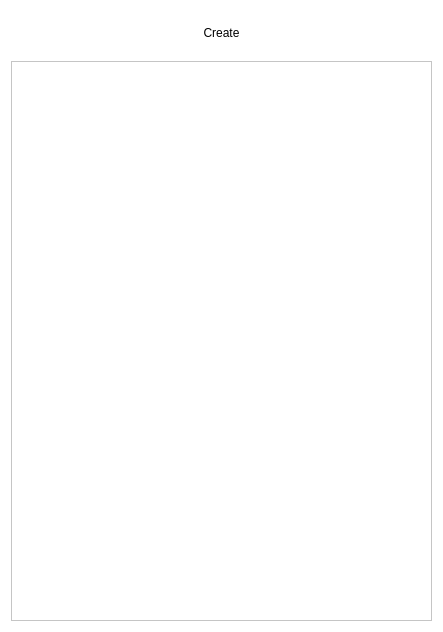
<?xml version="1.0" encoding="UTF-8"?>
<ui version="4.0">
 <class>AlbumListWidget</class>
 <widget class="QWidget" name="AlbumListWidget">
  <property name="geometry">
   <rect>
    <x>0</x>
    <y>0</y>
    <width>443</width>
    <height>632</height>
   </rect>
  </property>
  <property name="palette">
   <palette>
    <active>
     <colorrole role="Button">
      <brush brushstyle="SolidPattern">
       <color alpha="255">
        <red>255</red>
        <green>255</green>
        <blue>255</blue>
       </color>
      </brush>
     </colorrole>
     <colorrole role="Mid">
      <brush brushstyle="SolidPattern">
       <color alpha="255">
        <red>255</red>
        <green>255</green>
        <blue>255</blue>
       </color>
      </brush>
     </colorrole>
     <colorrole role="ButtonText">
      <brush brushstyle="SolidPattern">
       <color alpha="255">
        <red>0</red>
        <green>0</green>
        <blue>0</blue>
       </color>
      </brush>
     </colorrole>
     <colorrole role="Base">
      <brush brushstyle="SolidPattern">
       <color alpha="255">
        <red>255</red>
        <green>255</green>
        <blue>255</blue>
       </color>
      </brush>
     </colorrole>
     <colorrole role="Window">
      <brush brushstyle="SolidPattern">
       <color alpha="255">
        <red>255</red>
        <green>255</green>
        <blue>255</blue>
       </color>
      </brush>
     </colorrole>
     <colorrole role="Shadow">
      <brush brushstyle="SolidPattern">
       <color alpha="255">
        <red>255</red>
        <green>255</green>
        <blue>255</blue>
       </color>
      </brush>
     </colorrole>
    </active>
    <inactive>
     <colorrole role="Button">
      <brush brushstyle="SolidPattern">
       <color alpha="255">
        <red>255</red>
        <green>255</green>
        <blue>255</blue>
       </color>
      </brush>
     </colorrole>
     <colorrole role="Mid">
      <brush brushstyle="SolidPattern">
       <color alpha="255">
        <red>255</red>
        <green>255</green>
        <blue>255</blue>
       </color>
      </brush>
     </colorrole>
     <colorrole role="ButtonText">
      <brush brushstyle="SolidPattern">
       <color alpha="255">
        <red>0</red>
        <green>0</green>
        <blue>0</blue>
       </color>
      </brush>
     </colorrole>
     <colorrole role="Base">
      <brush brushstyle="SolidPattern">
       <color alpha="255">
        <red>255</red>
        <green>255</green>
        <blue>255</blue>
       </color>
      </brush>
     </colorrole>
     <colorrole role="Window">
      <brush brushstyle="SolidPattern">
       <color alpha="255">
        <red>255</red>
        <green>255</green>
        <blue>255</blue>
       </color>
      </brush>
     </colorrole>
     <colorrole role="Shadow">
      <brush brushstyle="SolidPattern">
       <color alpha="255">
        <red>255</red>
        <green>255</green>
        <blue>255</blue>
       </color>
      </brush>
     </colorrole>
    </inactive>
    <disabled>
     <colorrole role="Button">
      <brush brushstyle="SolidPattern">
       <color alpha="255">
        <red>255</red>
        <green>255</green>
        <blue>255</blue>
       </color>
      </brush>
     </colorrole>
     <colorrole role="Mid">
      <brush brushstyle="SolidPattern">
       <color alpha="255">
        <red>255</red>
        <green>255</green>
        <blue>255</blue>
       </color>
      </brush>
     </colorrole>
     <colorrole role="Base">
      <brush brushstyle="SolidPattern">
       <color alpha="255">
        <red>255</red>
        <green>255</green>
        <blue>255</blue>
       </color>
      </brush>
     </colorrole>
     <colorrole role="Window">
      <brush brushstyle="SolidPattern">
       <color alpha="255">
        <red>255</red>
        <green>255</green>
        <blue>255</blue>
       </color>
      </brush>
     </colorrole>
     <colorrole role="Shadow">
      <brush brushstyle="SolidPattern">
       <color alpha="255">
        <red>255</red>
        <green>255</green>
        <blue>255</blue>
       </color>
      </brush>
     </colorrole>
    </disabled>
   </palette>
  </property>
  <property name="windowTitle">
   <string>Form</string>
  </property>
  <property name="styleSheet">
   <string notr="true"/>
  </property>
  <layout class="QVBoxLayout" name="verticalLayout">
   <item>
    <widget class="QFrame" name="frame">
     <property name="palette">
      <palette>
       <active>
        <colorrole role="Button">
         <brush brushstyle="SolidPattern">
          <color alpha="0">
           <red>0</red>
           <green>0</green>
           <blue>0</blue>
          </color>
         </brush>
        </colorrole>
        <colorrole role="Base">
         <brush brushstyle="SolidPattern">
          <color alpha="0">
           <red>0</red>
           <green>0</green>
           <blue>0</blue>
          </color>
         </brush>
        </colorrole>
        <colorrole role="Window">
         <brush brushstyle="SolidPattern">
          <color alpha="0">
           <red>0</red>
           <green>0</green>
           <blue>0</blue>
          </color>
         </brush>
        </colorrole>
       </active>
       <inactive>
        <colorrole role="Button">
         <brush brushstyle="SolidPattern">
          <color alpha="0">
           <red>0</red>
           <green>0</green>
           <blue>0</blue>
          </color>
         </brush>
        </colorrole>
        <colorrole role="Base">
         <brush brushstyle="SolidPattern">
          <color alpha="0">
           <red>0</red>
           <green>0</green>
           <blue>0</blue>
          </color>
         </brush>
        </colorrole>
        <colorrole role="Window">
         <brush brushstyle="SolidPattern">
          <color alpha="0">
           <red>0</red>
           <green>0</green>
           <blue>0</blue>
          </color>
         </brush>
        </colorrole>
       </inactive>
       <disabled>
        <colorrole role="Button">
         <brush brushstyle="SolidPattern">
          <color alpha="0">
           <red>0</red>
           <green>0</green>
           <blue>0</blue>
          </color>
         </brush>
        </colorrole>
        <colorrole role="Base">
         <brush brushstyle="SolidPattern">
          <color alpha="0">
           <red>0</red>
           <green>0</green>
           <blue>0</blue>
          </color>
         </brush>
        </colorrole>
        <colorrole role="Window">
         <brush brushstyle="SolidPattern">
          <color alpha="0">
           <red>0</red>
           <green>0</green>
           <blue>0</blue>
          </color>
         </brush>
        </colorrole>
       </disabled>
      </palette>
     </property>
     <property name="styleSheet">
      <string notr="true">QFrame {
    background-color: transparent; /* se funde con el fondo */
    border: none;
}</string>
     </property>
     <property name="frameShape">
      <enum>QFrame::Shape::StyledPanel</enum>
     </property>
     <property name="frameShadow">
      <enum>QFrame::Shadow::Raised</enum>
     </property>
     <layout class="QHBoxLayout" name="horizontalLayout">
      <item>
       <widget class="QPushButton" name="createAlbumButton">
        <property name="palette">
         <palette>
          <active>
           <colorrole role="Button">
            <brush brushstyle="SolidPattern">
             <color alpha="0">
              <red>0</red>
              <green>0</green>
              <blue>0</blue>
             </color>
            </brush>
           </colorrole>
           <colorrole role="Base">
            <brush brushstyle="SolidPattern">
             <color alpha="0">
              <red>0</red>
              <green>0</green>
              <blue>0</blue>
             </color>
            </brush>
           </colorrole>
           <colorrole role="Window">
            <brush brushstyle="SolidPattern">
             <color alpha="0">
              <red>0</red>
              <green>0</green>
              <blue>0</blue>
             </color>
            </brush>
           </colorrole>
           <colorrole role="Highlight">
            <brush brushstyle="SolidPattern">
             <color alpha="255">
              <red>39</red>
              <green>191</green>
              <blue>115</blue>
             </color>
            </brush>
           </colorrole>
          </active>
          <inactive>
           <colorrole role="Button">
            <brush brushstyle="SolidPattern">
             <color alpha="0">
              <red>0</red>
              <green>0</green>
              <blue>0</blue>
             </color>
            </brush>
           </colorrole>
           <colorrole role="Base">
            <brush brushstyle="SolidPattern">
             <color alpha="0">
              <red>0</red>
              <green>0</green>
              <blue>0</blue>
             </color>
            </brush>
           </colorrole>
           <colorrole role="Window">
            <brush brushstyle="SolidPattern">
             <color alpha="0">
              <red>0</red>
              <green>0</green>
              <blue>0</blue>
             </color>
            </brush>
           </colorrole>
           <colorrole role="Highlight">
            <brush brushstyle="SolidPattern">
             <color alpha="255">
              <red>39</red>
              <green>191</green>
              <blue>115</blue>
             </color>
            </brush>
           </colorrole>
          </inactive>
          <disabled>
           <colorrole role="Button">
            <brush brushstyle="SolidPattern">
             <color alpha="0">
              <red>0</red>
              <green>0</green>
              <blue>0</blue>
             </color>
            </brush>
           </colorrole>
           <colorrole role="Base">
            <brush brushstyle="SolidPattern">
             <color alpha="0">
              <red>0</red>
              <green>0</green>
              <blue>0</blue>
             </color>
            </brush>
           </colorrole>
           <colorrole role="Window">
            <brush brushstyle="SolidPattern">
             <color alpha="0">
              <red>0</red>
              <green>0</green>
              <blue>0</blue>
             </color>
            </brush>
           </colorrole>
           <colorrole role="Highlight">
            <brush brushstyle="SolidPattern">
             <color alpha="255">
              <red>39</red>
              <green>191</green>
              <blue>115</blue>
             </color>
            </brush>
           </colorrole>
          </disabled>
         </palette>
        </property>
        <property name="styleSheet">
         <string notr="true">QPushButton {
    background-color: transparent; /* sin color de fondo */
    border: none;                  /* sin borde */
    padding: 6px;
}

QPushButton:hover {
    background-color: rgba(255, 255, 102, 0.2); /* amarillo suave al pasar el cursor */
    border-radius: 6px;
}

QPushButton:pressed {
    background-color: rgba(255, 165, 0, 0.3); /* naranja transparente al pulsar */
}</string>
        </property>
        <property name="text">
         <string>Create</string>
        </property>
        <property name="icon">
         <iconset theme="QIcon::ThemeIcon::AddressBookNew"/>
        </property>
       </widget>
      </item>
     </layout>
    </widget>
   </item>
   <item>
    <widget class="QListView" name="albumList">
     <property name="styleSheet">
      <string notr="true"/>
     </property>
    </widget>
   </item>
  </layout>
 </widget>
 <resources/>
 <connections/>
</ui>
